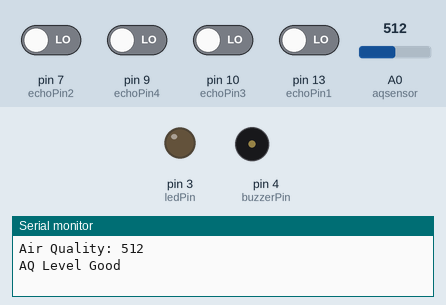
A sketch run on a simulated Arduino Uno, built with avr-gcc and run on an emulated ATmega328P. Shown: output pins drawn as LEDs (lit = HIGH), buzzer (waves = sounding), the last lines printed to the serial monitor. The inputs (shaded band) are chosen by the test bench; at power-on: pin 7 (echoPin2), pin 9 (echoPin4), pin 10 (echoPin3), pin 13 (echoPin1) LOW, A0 (aqsensor) = 512. Pins used as bus, display or sensor lines are not drawn.

Above: at 1.3 s.
1.4 s: A0 (aqsensor) set to 492
At 5.61 s:
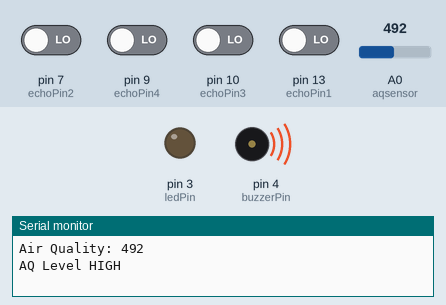
13.9 s: A0 (aqsensor) set to 490
Timing chart, 0 to 23.7 s (numbered marks = the images above; inputs shaded):
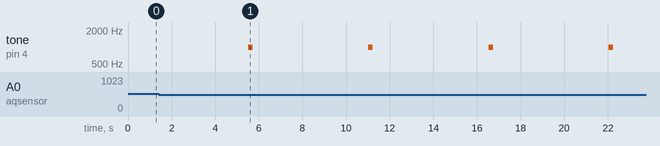

Measured:
- the behaviour switches between 500 and 499 on A0 (aqsensor) (found by bisection; images 0 and 1)
- after the input at 1.4 s, tone on pin 4 (buzzerPin): alternates 1000 Hz for 0.20 s and silent for 5.3 s, starting after 4.1 s

The sketch:

Main_Program_Arduino.ino
```cpp
#define trigPin1 12          // Trig Pin Of HC-SR04 (Left Sensor)
#define echoPin1 13          // Echo Pin Of HC-SR04 (Left Sensor)
#define trigPin2 6           // Trig Pin Of HC-SR04 (Rear Sensor)
#define echoPin2 7           // Echo Pin Of HC-SR04 (Rear Sensor)
#define trigPin3 11          // Trig Pin Of HC-SR04 (Right Sensor)
#define echoPin3 10          // Echo Pin Of HC-SR04 (Right Sensor)
#define trigPin4 8           // Trig Pin Of HC-SR04 (Upwards Sensor)
#define echoPin4 9           // Echo Pin Of HC-SR04 (Upwards Sensor)
#define buzzerPin 4          // Buzzer Pin
#define aqsensor A0          // Air Quality Sensor Pin
#define ledPin 3             // LED Pin

long duration1, distance1, duration2, distance2, duration3, distance3, duration4, distance4;
int threshold = 500; // Set the threshold for air quality

void setup() {
  Serial.begin(9600);
  pinMode(buzzerPin, OUTPUT);  // Set Buzzer Pin as Output
  pinMode(ledPin, OUTPUT);     // Set LED Pin as Output
  pinMode(trigPin1, OUTPUT);   // Set Trig Pins as Output to Transmit Waves
  pinMode(echoPin1, INPUT);    // Set Echo Pins as Input to Receive Reflected Waves
  pinMode(trigPin2, OUTPUT);
  pinMode(echoPin2, INPUT);
  pinMode(trigPin3, OUTPUT);
  pinMode(echoPin3, INPUT);
  pinMode(trigPin4, OUTPUT);
  pinMode(echoPin4, INPUT);
}

void loop() {
  checkAirQuality(); // Call function to check air quality

  // Front Sensor
  digitalWrite(trigPin1, LOW);
  delayMicroseconds(10);
  digitalWrite(trigPin1, HIGH);   // Transmit Waves
  delayMicroseconds(30);
  duration1 = pulseIn(echoPin1, HIGH);  // Receive Reflected Waves
  distance1 = duration1 * 0.0343 / 2;    // Calculate Distance

  // Rear Sensor
  digitalWrite(trigPin2, LOW);
  delayMicroseconds(2);
  digitalWrite(trigPin2, HIGH);   // Transmit Waves
  delayMicroseconds(10);
  duration2 = pulseIn(echoPin2, HIGH);  // Receive Reflected Waves
  distance2 = duration2 * 0.0343 / 2;    // Calculate Distance

  // Side Sensor
  digitalWrite(trigPin3, LOW);
  delayMicroseconds(2);
  digitalWrite(trigPin3, HIGH);   // Transmit Waves
  delayMicroseconds(10);
  duration3 = pulseIn(echoPin3, HIGH);  // Receive Reflected Waves
  distance3 = duration3 * 0.0343 / 2;    // Calculate Distance

  // Upwards Sensor
  digitalWrite(trigPin4, LOW);
  delayMicroseconds(2);
  digitalWrite(trigPin4, HIGH);  // Transmit Waves For 10us
  delayMicroseconds(10);
  duration4 = pulseIn(echoPin4, HIGH);  // Receive Reflected Waves
  distance4 = duration4 * 0.0343 / 2;    // Convert duration to distance

  // Print distances for debugging
  Serial.print("Left Distance: ");
  Serial.print(distance1);
  Serial.print(" cm, Rear Distance: ");
  Serial.print(distance2);
  Serial.print(" cm, Right Distance: ");
  Serial.print(distance3);
  Serial.print(" cm, Upwards: ");
  Serial.println(distance4);

  // Check for incorrect readings and apply delay if needed
  if (distance1 <= 0 || distance1 > 200 || distance2 <= 0 || distance2 > 200 || distance3 <= 0 || distance3 > 200 || distance4 <= 0 || distance4 > 200) {
    delay(1000);
    return;
  }

  // Activate buzzer if an edge or obstacle is detected within a certain distance by any sensor
  if (distance1 <= 200 || distance2 <= 200 || distance3 <= 200 || distance4 <= 200) {
    digitalWrite(buzzerPin, HIGH); // Turn on the buzzer
    digitalWrite(ledPin, HIGH);    // Turn on the LED
    Serial.println("Edge Detected");
  } else {
    digitalWrite(buzzerPin, LOW); // Turn off the buzzer
    digitalWrite(ledPin, LOW);    // Turn off the LED
  }

  delay(1000); // Adjust the delay as needed
}

// Function to check air quality
void checkAirQuality() {
  int ppm = analogRead(aqsensor); // Read MQ135 analog outputs at specified pin and store it in ppm

  Serial.print("Air Quality: ");  // Print message in serial monitor
  Serial.println(ppm);            // Print value of ppm in serial monitor


  if (ppm < threshold) {          // Check if ppm is greater than threshold or not
    Serial.println("AQ Level HIGH");
    tone(buzzerPin, 1000, 200);    // Sound the buzzer
  } else {
    noTone(buzzerPin);             // Turn off the buzzer if air quality is good
    Serial.println("AQ Level Good");
  }
  delay(500);
}
```
